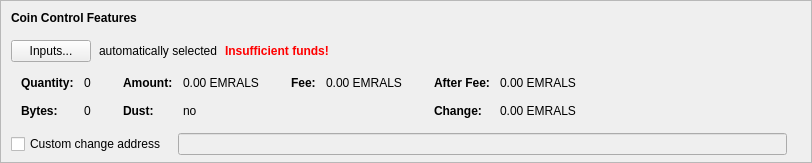
    <widget class="QFrame" name="frameCoinControl">
     <property name="sizePolicy">
      <sizepolicy hsizetype="Expanding" vsizetype="Expanding">
       <horstretch>0</horstretch>
       <verstretch>0</verstretch>
      </sizepolicy>
     </property>
     <property name="maximumSize">
      <size>
       <width>16777215</width>
       <height>16777215</height>
      </size>
     </property>
     <property name="frameShape">
      <enum>QFrame::StyledPanel</enum>
     </property>
     <property name="frameShadow">
      <enum>QFrame::Sunken</enum>
     </property>
     <layout class="QVBoxLayout" name="verticalLayoutCoinControl2">
      <property name="spacing">
       <number>0</number>
      </property>
      <property name="leftMargin">
       <number>0</number>
      </property>
      <property name="topMargin">
       <number>0</number>
      </property>
      <property name="rightMargin">
       <number>0</number>
      </property>
      <property name="bottomMargin">
       <number>6</number>
      </property>
      <item>
       <layout class="QVBoxLayout" name="verticalLayoutCoinControl" stretch="0,0,0,0,1">
        <property name="spacing">
         <number>0</number>
        </property>
        <property name="leftMargin">
         <number>10</number>
        </property>
        <property name="topMargin">
         <number>10</number>
        </property>
        <item>
         <layout class="QHBoxLayout" name="horizontalLayoutCoinControl1">
          <property name="bottomMargin">
           <number>15</number>
          </property>
          <item>
           <widget class="QLabel" name="labelCoinControlFeatures">
            <property name="sizePolicy">
             <sizepolicy hsizetype="Preferred" vsizetype="Maximum">
              <horstretch>0</horstretch>
              <verstretch>0</verstretch>
             </sizepolicy>
            </property>
            <property name="font">
             <font>
              <weight>75</weight>
              <bold>true</bold>
             </font>
            </property>
            <property name="styleSheet">
             <string notr="true">font-weight:bold;</string>
            </property>
            <property name="text">
             <string>Coin Control Features</string>
            </property>
           </widget>
          </item>
         </layout>
        </item>
        <item>
         <layout class="QHBoxLayout" name="horizontalLayoutCoinControl2" stretch="0,0,0,0">
          <property name="spacing">
           <number>8</number>
          </property>
          <property name="bottomMargin">
           <number>10</number>
          </property>
          <item>
           <widget class="QPushButton" name="pushButtonCoinControl">
            <property name="styleSheet">
             <string notr="true"/>
            </property>
            <property name="text">
             <string>Inputs...</string>
            </property>
            <property name="autoDefault">
             <bool>false</bool>
            </property>
           </widget>
          </item>
          <item>
           <widget class="QLabel" name="labelCoinControlAutomaticallySelected">
            <property name="text">
             <string>automatically selected</string>
            </property>
            <property name="margin">
             <number>5</number>
            </property>
           </widget>
          </item>
          <item>
           <widget class="QLabel" name="labelCoinControlInsuffFunds">
            <property name="font">
             <font>
              <weight>75</weight>
              <bold>true</bold>
             </font>
            </property>
            <property name="styleSheet">
             <string notr="true">color:red;font-weight:bold;</string>
            </property>
            <property name="text">
             <string>Insufficient funds!</string>
            </property>
            <property name="margin">
             <number>5</number>
            </property>
           </widget>
          </item>
          <item>
           <spacer name="horizontalSpacerCoinControl">
            <property name="orientation">
             <enum>Qt::Horizontal</enum>
            </property>
            <property name="sizeHint" stdset="0">
             <size>
              <width>40</width>
              <height>1</height>
             </size>
            </property>
           </spacer>
          </item>
         </layout>
        </item>
        <item>
         <widget class="QWidget" name="widgetCoinControl" native="true">
          <property name="sizePolicy">
           <sizepolicy hsizetype="Preferred" vsizetype="Preferred">
            <horstretch>0</horstretch>
            <verstretch>0</verstretch>
           </sizepolicy>
          </property>
          <property name="minimumSize">
           <size>
            <width>0</width>
            <height>0</height>
           </size>
          </property>
          <property name="styleSheet">
           <string notr="true"/>
          </property>
          <layout class="QHBoxLayout" name="horizontalLayoutCoinControl5">
           <property name="leftMargin">
            <number>0</number>
           </property>
           <property name="topMargin">
            <number>0</number>
           </property>
           <property name="rightMargin">
            <number>0</number>
           </property>
           <property name="bottomMargin">
            <number>0</number>
           </property>
           <item>
            <layout class="QHBoxLayout" name="horizontalLayoutCoinControl3" stretch="0,0,0,1">
             <property name="spacing">
              <number>20</number>
             </property>
             <property name="topMargin">
              <number>0</number>
             </property>
             <property name="bottomMargin">
              <number>10</number>
             </property>
             <item>
              <layout class="QFormLayout" name="formLayoutCoinControl1">
               <property name="horizontalSpacing">
                <number>10</number>
               </property>
               <property name="verticalSpacing">
                <number>14</number>
               </property>
               <property name="leftMargin">
                <number>10</number>
               </property>
               <property name="topMargin">
                <number>4</number>
               </property>
               <property name="rightMargin">
                <number>6</number>
               </property>
               <item row="0" column="0">
                <widget class="QLabel" name="labelCoinControlQuantityText">
                 <property name="font">
                  <font>
                   <weight>75</weight>
                   <bold>true</bold>
                  </font>
                 </property>
                 <property name="text">
                  <string>Quantity:</string>
                 </property>
                 <property name="margin">
                  <number>0</number>
                 </property>
                </widget>
               </item>
               <item row="0" column="1">
                <widget class="QLabel" name="labelCoinControlQuantity">
                 <property name="cursor">
                  <cursorShape>IBeamCursor</cursorShape>
                 </property>
                 <property name="contextMenuPolicy">
                  <enum>Qt::ActionsContextMenu</enum>
                 </property>
                 <property name="text">
                  <string notr="true">0</string>
                 </property>
                 <property name="margin">
                  <number>0</number>
                 </property>
                 <property name="textInteractionFlags">
                  <set>Qt::LinksAccessibleByMouse|Qt::TextSelectableByKeyboard|Qt::TextSelectableByMouse</set>
                 </property>
                </widget>
               </item>
               <item row="1" column="0">
                <widget class="QLabel" name="labelCoinControlBytesText">
                 <property name="font">
                  <font>
                   <weight>75</weight>
                   <bold>true</bold>
                  </font>
                 </property>
                 <property name="text">
                  <string>Bytes:</string>
                 </property>
                </widget>
               </item>
               <item row="1" column="1">
                <widget class="QLabel" name="labelCoinControlBytes">
                 <property name="cursor">
                  <cursorShape>IBeamCursor</cursorShape>
                 </property>
                 <property name="contextMenuPolicy">
                  <enum>Qt::ActionsContextMenu</enum>
                 </property>
                 <property name="text">
                  <string notr="true">0</string>
                 </property>
                 <property name="textInteractionFlags">
                  <set>Qt::LinksAccessibleByMouse|Qt::TextSelectableByKeyboard|Qt::TextSelectableByMouse</set>
                 </property>
                </widget>
               </item>
              </layout>
             </item>
             <item>
              <layout class="QFormLayout" name="formLayoutCoinControl2">
               <property name="horizontalSpacing">
                <number>10</number>
               </property>
               <property name="verticalSpacing">
                <number>14</number>
               </property>
               <property name="leftMargin">
                <number>6</number>
               </property>
               <property name="topMargin">
                <number>4</number>
               </property>
               <property name="rightMargin">
                <number>6</number>
               </property>
               <item row="0" column="0">
                <widget class="QLabel" name="labelCoinControlAmountText">
                 <property name="font">
                  <font>
                   <weight>75</weight>
                   <bold>true</bold>
                  </font>
                 </property>
                 <property name="text">
                  <string>Amount:</string>
                 </property>
                 <property name="margin">
                  <number>0</number>
                 </property>
                </widget>
               </item>
               <item row="0" column="1">
                <widget class="QLabel" name="labelCoinControlAmount">
                 <property name="cursor">
                  <cursorShape>IBeamCursor</cursorShape>
                 </property>
                 <property name="contextMenuPolicy">
                  <enum>Qt::ActionsContextMenu</enum>
                 </property>
                 <property name="text">
                  <string notr="true">0.00 EMRALS</string>
                 </property>
                 <property name="textInteractionFlags">
                  <set>Qt::LinksAccessibleByMouse|Qt::TextSelectableByKeyboard|Qt::TextSelectableByMouse</set>
                 </property>
                </widget>
               </item>
               <item row="1" column="0">
                <widget class="QLabel" name="labelCoinControlLowOutputText">
                 <property name="font">
                  <font>
                   <weight>75</weight>
                   <bold>true</bold>
                  </font>
                 </property>
                 <property name="text">
                  <string>Dust:</string>
                 </property>
                </widget>
               </item>
               <item row="1" column="1">
                <widget class="QLabel" name="labelCoinControlLowOutput">
                 <property name="cursor">
                  <cursorShape>IBeamCursor</cursorShape>
                 </property>
                 <property name="contextMenuPolicy">
                  <enum>Qt::ActionsContextMenu</enum>
                 </property>
                 <property name="text">
                  <string notr="true">no</string>
                 </property>
                 <property name="textInteractionFlags">
                  <set>Qt::LinksAccessibleByMouse|Qt::TextSelectableByKeyboard|Qt::TextSelectableByMouse</set>
                 </property>
                </widget>
               </item>
              </layout>
             </item>
             <item>
              <layout class="QFormLayout" name="formLayoutCoinControl3">
               <property name="horizontalSpacing">
                <number>10</number>
               </property>
               <property name="verticalSpacing">
                <number>14</number>
               </property>
               <property name="leftMargin">
                <number>6</number>
               </property>
               <property name="topMargin">
                <number>4</number>
               </property>
               <property name="rightMargin">
                <number>6</number>
               </property>
               <item row="0" column="0">
                <widget class="QLabel" name="labelCoinControlFeeText">
                 <property name="font">
                  <font>
                   <weight>75</weight>
                   <bold>true</bold>
                  </font>
                 </property>
                 <property name="text">
                  <string>Fee:</string>
                 </property>
                 <property name="margin">
                  <number>0</number>
                 </property>
                </widget>
               </item>
               <item row="0" column="1">
                <widget class="QLabel" name="labelCoinControlFee">
                 <property name="cursor">
                  <cursorShape>IBeamCursor</cursorShape>
                 </property>
                 <property name="contextMenuPolicy">
                  <enum>Qt::ActionsContextMenu</enum>
                 </property>
                 <property name="text">
                  <string notr="true">0.00 EMRALS</string>
                 </property>
                 <property name="textInteractionFlags">
                  <set>Qt::LinksAccessibleByMouse|Qt::TextSelectableByKeyboard|Qt::TextSelectableByMouse</set>
                 </property>
                </widget>
               </item>
             </layout>
             </item>
             <item>
              <layout class="QFormLayout" name="formLayoutCoinControl4">
               <property name="horizontalSpacing">
                <number>10</number>
               </property>
               <property name="verticalSpacing">
                <number>14</number>
               </property>
               <property name="leftMargin">
                <number>6</number>
               </property>
               <property name="topMargin">
                <number>4</number>
               </property>
               <property name="rightMargin">
                <number>6</number>
               </property>
               <item row="0" column="0">
                <widget class="QLabel" name="labelCoinControlAfterFeeText">
                 <property name="font">
                  <font>
                   <weight>75</weight>
                   <bold>true</bold>
                  </font>
                 </property>
                 <property name="text">
                  <string>After Fee:</string>
                 </property>
                 <property name="margin">
                  <number>0</number>
                 </property>
                </widget>
               </item>
               <item row="0" column="1">
                <widget class="QLabel" name="labelCoinControlAfterFee">
                 <property name="cursor">
                  <cursorShape>IBeamCursor</cursorShape>
                 </property>
                 <property name="contextMenuPolicy">
                  <enum>Qt::ActionsContextMenu</enum>
                 </property>
                 <property name="text">
                  <string notr="true">0.00 EMRALS</string>
                 </property>
                 <property name="textInteractionFlags">
                  <set>Qt::LinksAccessibleByMouse|Qt::TextSelectableByKeyboard|Qt::TextSelectableByMouse</set>
                 </property>
                </widget>
               </item>
               <item row="1" column="0">
                <widget class="QLabel" name="labelCoinControlChangeText">
                 <property name="font">
                  <font>
                   <weight>75</weight>
                   <bold>true</bold>
                  </font>
                 </property>
                 <property name="text">
                  <string>Change:</string>
                 </property>
                </widget>
               </item>
               <item row="1" column="1">
                <widget class="QLabel" name="labelCoinControlChange">
                 <property name="cursor">
                  <cursorShape>IBeamCursor</cursorShape>
                 </property>
                 <property name="contextMenuPolicy">
                  <enum>Qt::ActionsContextMenu</enum>
                 </property>
                 <property name="text">
                  <string notr="true">0.00 EMRALS</string>
                 </property>
                 <property name="textInteractionFlags">
                  <set>Qt::LinksAccessibleByMouse|Qt::TextSelectableByKeyboard|Qt::TextSelectableByMouse</set>
                 </property>
                </widget>
               </item>
              </layout>
             </item>
            </layout>
           </item>
          </layout>
         </widget>
        </item>
        <item>
         <layout class="QHBoxLayout" name="horizontalLayoutCoinControl4" stretch="0,0,0">
          <property name="spacing">
           <number>12</number>
          </property>
          <property name="sizeConstraint">
           <enum>QLayout::SetDefaultConstraint</enum>
          </property>
          <property name="topMargin">
           <number>5</number>
          </property>
          <property name="rightMargin">
           <number>5</number>
          </property>
          <item>
           <widget class="QCheckBox" name="checkBoxCoinControlChange">
            <property name="toolTip">
             <string>If this is activated, but the change address is empty or invalid, change will be sent to a newly generated address.</string>
            </property>
            <property name="text">
             <string>Custom change address</string>
            </property>
           </widget>
          </item>
          <item>
           <widget class="QValidatedLineEdit" name="lineEditCoinControlChange">
            <property name="enabled">
             <bool>false</bool>
            </property>
            <property name="sizePolicy">
             <sizepolicy hsizetype="Expanding" vsizetype="Fixed">
              <horstretch>0</horstretch>
              <verstretch>0</verstretch>
             </sizepolicy>
            </property>
           </widget>
          </item>
          <item>
           <widget class="QLabel" name="labelCoinControlChangeLabel">
            <property name="sizePolicy">
             <sizepolicy hsizetype="Preferred" vsizetype="Expanding">
              <horstretch>0</horstretch>
              <verstretch>0</verstretch>
             </sizepolicy>
            </property>
            <property name="minimumSize">
             <size>
              <width>0</width>
              <height>0</height>
             </size>
            </property>
            <property name="text">
             <string/>
            </property>
            <property name="margin">
             <number>3</number>
            </property>
           </widget>
          </item>
         </layout>
        </item>
        <item>
         <spacer name="verticalSpacerCoinControl">
          <property name="orientation">
           <enum>Qt::Vertical</enum>
          </property>
          <property name="sizeHint" stdset="0">
           <size>
            <width>800</width>
            <height>1</height>
           </size>
          </property>
         </spacer>
        </item>
       </layout>
      </item>
     </layout>
    </widget>
